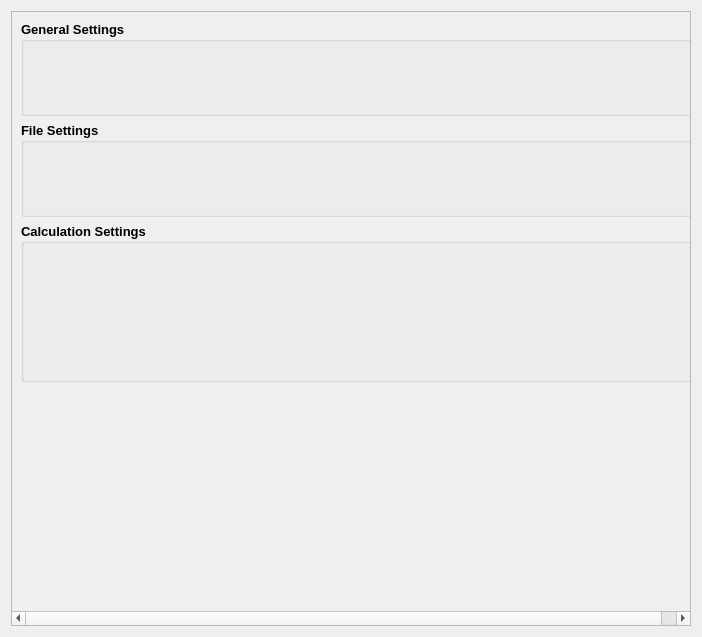
<?xml version="1.0" encoding="UTF-8"?>
<ui version="4.0">
 <class>HydGui_River_Member</class>
 <widget class="QWidget" name="HydGui_River_Member">
  <property name="geometry">
   <rect>
    <x>0</x>
    <y>0</y>
    <width>702</width>
    <height>637</height>
   </rect>
  </property>
  <property name="windowTitle">
   <string>Form</string>
  </property>
  <layout class="QVBoxLayout" name="verticalLayout_4">
   <item>
    <widget class="QScrollArea" name="scrollArea">
     <property name="widgetResizable">
      <bool>true</bool>
     </property>
     <widget class="QWidget" name="scrollAreaWidgetContents">
      <property name="geometry">
       <rect>
        <x>0</x>
        <y>0</y>
        <width>693</width>
        <height>599</height>
       </rect>
      </property>
      <layout class="QVBoxLayout" name="verticalLayout_5">
       <property name="sizeConstraint">
        <enum>QLayout::SetFixedSize</enum>
       </property>
       <item>
        <widget class="QGroupBox" name="groupBox">
         <property name="minimumSize">
          <size>
           <width>675</width>
           <height>0</height>
          </size>
         </property>
         <property name="maximumSize">
          <size>
           <width>16777215</width>
           <height>16777215</height>
          </size>
         </property>
         <property name="font">
          <font>
           <family>Arial</family>
           <pointsize>10</pointsize>
           <weight>75</weight>
           <bold>true</bold>
          </font>
         </property>
         <property name="title">
          <string>General Settings</string>
         </property>
         <property name="flat">
          <bool>false</bool>
         </property>
         <property name="checkable">
          <bool>false</bool>
         </property>
         <property name="checked">
          <bool>false</bool>
         </property>
         <layout class="QVBoxLayout" name="verticalLayout">
          <property name="spacing">
           <number>2</number>
          </property>
          <property name="leftMargin">
           <number>10</number>
          </property>
          <property name="topMargin">
           <number>0</number>
          </property>
          <item>
           <widget class="Sys_Member_String_BaseWid" name="river_name" native="true">
            <property name="minimumSize">
             <size>
              <width>200</width>
              <height>30</height>
             </size>
            </property>
            <property name="maximumSize">
             <size>
              <width>16777215</width>
              <height>50</height>
             </size>
            </property>
            <property name="font">
             <font>
              <pointsize>8</pointsize>
              <weight>50</weight>
              <bold>false</bold>
             </font>
            </property>
           </widget>
          </item>
          <item>
           <widget class="Sys_Member_Int_BaseWid" name="river_number" native="true">
            <property name="minimumSize">
             <size>
              <width>200</width>
              <height>30</height>
             </size>
            </property>
            <property name="maximumSize">
             <size>
              <width>16777215</width>
              <height>50</height>
             </size>
            </property>
            <property name="font">
             <font>
              <pointsize>8</pointsize>
              <weight>50</weight>
              <bold>false</bold>
             </font>
            </property>
           </widget>
          </item>
         </layout>
        </widget>
       </item>
       <item>
        <widget class="QGroupBox" name="groupBox_2">
         <property name="minimumSize">
          <size>
           <width>675</width>
           <height>0</height>
          </size>
         </property>
         <property name="maximumSize">
          <size>
           <width>16777215</width>
           <height>16777215</height>
          </size>
         </property>
         <property name="font">
          <font>
           <family>Arial</family>
           <pointsize>10</pointsize>
           <weight>75</weight>
           <bold>true</bold>
          </font>
         </property>
         <property name="title">
          <string>File Settings</string>
         </property>
         <property name="flat">
          <bool>false</bool>
         </property>
         <layout class="QVBoxLayout" name="verticalLayout_2">
          <property name="spacing">
           <number>2</number>
          </property>
          <property name="leftMargin">
           <number>10</number>
          </property>
          <property name="topMargin">
           <number>0</number>
          </property>
          <item>
           <widget class="Sys_Member_String_BaseWid" name="oned_output" native="true">
            <property name="minimumSize">
             <size>
              <width>200</width>
              <height>30</height>
             </size>
            </property>
            <property name="maximumSize">
             <size>
              <width>16777215</width>
              <height>50</height>
             </size>
            </property>
            <property name="font">
             <font>
              <pointsize>8</pointsize>
              <weight>50</weight>
              <bold>false</bold>
             </font>
            </property>
           </widget>
          </item>
          <item>
           <widget class="Sys_Member_String_BaseWid" name="twod_output" native="true">
            <property name="minimumSize">
             <size>
              <width>200</width>
              <height>30</height>
             </size>
            </property>
            <property name="maximumSize">
             <size>
              <width>16777215</width>
              <height>50</height>
             </size>
            </property>
            <property name="font">
             <font>
              <pointsize>8</pointsize>
              <weight>50</weight>
              <bold>false</bold>
             </font>
            </property>
           </widget>
          </item>
         </layout>
        </widget>
       </item>
       <item>
        <widget class="QGroupBox" name="groupBox_3">
         <property name="minimumSize">
          <size>
           <width>675</width>
           <height>0</height>
          </size>
         </property>
         <property name="maximumSize">
          <size>
           <width>16777215</width>
           <height>16777215</height>
          </size>
         </property>
         <property name="font">
          <font>
           <family>Arial</family>
           <pointsize>10</pointsize>
           <weight>75</weight>
           <bold>true</bold>
          </font>
         </property>
         <property name="title">
          <string>Calculation Settings</string>
         </property>
         <property name="flat">
          <bool>false</bool>
         </property>
         <layout class="QVBoxLayout" name="verticalLayout_3">
          <property name="spacing">
           <number>2</number>
          </property>
          <property name="leftMargin">
           <number>10</number>
          </property>
          <property name="topMargin">
           <number>0</number>
          </property>
          <item>
           <widget class="Sys_Member_ScientificDbl_BaseWid" name="rel_tol" native="true">
            <property name="minimumSize">
             <size>
              <width>200</width>
              <height>30</height>
             </size>
            </property>
            <property name="maximumSize">
             <size>
              <width>16777215</width>
              <height>50</height>
             </size>
            </property>
            <property name="font">
             <font>
              <pointsize>8</pointsize>
              <weight>50</weight>
              <bold>false</bold>
             </font>
            </property>
           </widget>
          </item>
          <item>
           <widget class="Sys_Member_ScientificDbl_BaseWid" name="abs_tol" native="true">
            <property name="minimumSize">
             <size>
              <width>200</width>
              <height>30</height>
             </size>
            </property>
            <property name="maximumSize">
             <size>
              <width>16777215</width>
              <height>50</height>
             </size>
            </property>
            <property name="font">
             <font>
              <pointsize>8</pointsize>
              <weight>50</weight>
              <bold>false</bold>
             </font>
            </property>
           </widget>
          </item>
          <item>
           <widget class="Sys_Member_Bool_BaseWid" name="v_explicit" native="true">
            <property name="minimumSize">
             <size>
              <width>200</width>
              <height>30</height>
             </size>
            </property>
            <property name="font">
             <font>
              <pointsize>8</pointsize>
              <weight>50</weight>
              <bold>false</bold>
             </font>
            </property>
           </widget>
          </item>
          <item>
           <widget class="Sys_Member_Bool_BaseWid" name="prof_interface" native="true">
            <property name="minimumSize">
             <size>
              <width>200</width>
              <height>30</height>
             </size>
            </property>
            <property name="font">
             <font>
              <pointsize>8</pointsize>
              <weight>50</weight>
              <bold>false</bold>
             </font>
            </property>
           </widget>
          </item>
         </layout>
        </widget>
       </item>
       <item>
        <spacer name="verticalSpacer">
         <property name="orientation">
          <enum>Qt::Vertical</enum>
         </property>
         <property name="sizeHint" stdset="0">
          <size>
           <width>20</width>
           <height>0</height>
          </size>
         </property>
        </spacer>
       </item>
      </layout>
     </widget>
    </widget>
   </item>
  </layout>
 </widget>
 <customwidgets>
  <customwidget>
   <class>Sys_Member_String_BaseWid</class>
   <extends>QWidget</extends>
   <header>Sys_Member_String_BaseWid.h</header>
   <container>1</container>
  </customwidget>
  <customwidget>
   <class>Sys_Member_Int_BaseWid</class>
   <extends>QWidget</extends>
   <header>Sys_Member_Int_BaseWid.h</header>
   <container>1</container>
  </customwidget>
  <customwidget>
   <class>Sys_Member_ScientificDbl_BaseWid</class>
   <extends>QWidget</extends>
   <header>Sys_Member_ScientificDbl_BaseWid.h</header>
   <container>1</container>
  </customwidget>
  <customwidget>
   <class>Sys_Member_Bool_BaseWid</class>
   <extends>QWidget</extends>
   <header>Sys_Member_Bool_BaseWid.h</header>
   <container>1</container>
  </customwidget>
 </customwidgets>
 <resources/>
 <connections/>
</ui>
